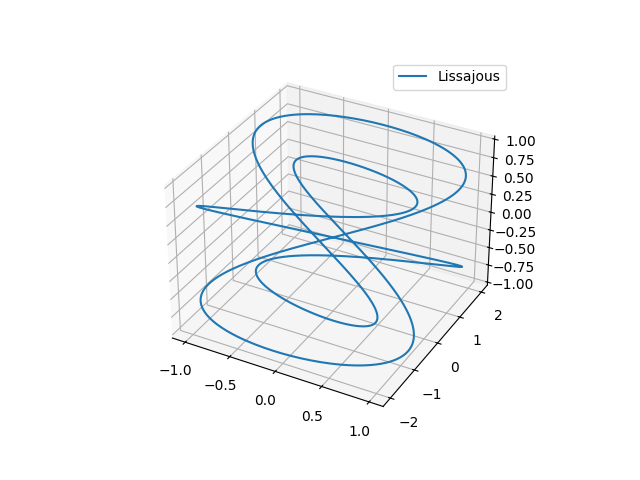

The Python source for this figure:
from math import pi, sin

import matplotlib.pyplot as plt
import numpy as np

nmax = 1000 # pocet kroku
ax = 1 # amplituda x
ay = 2 # amplituda y
az = 1 # amplituda z
fx = 5 # frekvence x
fy = 3 # frekvence y
fz = 2 # frekvence z
phx = 0 # faze x
phy = 0 # faze y
phz = 0 # faze z
tmin = 0 # startovaci cas
tmax = 2*pi # koncovy cas
#filename = 'Lissajous.dat'
xdata=np.zeros(nmax+1)
ydata=np.zeros(nmax+1)
zdata=np.zeros(nmax+1)

#f = open(filename,'w')
for n in range(0,nmax+1):
    t = tmin + n*(tmax-tmin)/nmax
    x = ax*sin(fx*t+phx)
    y = ay*sin(fy*t+phy)
    z = az*sin(fz*t)+phz
    xdata[n]=x
    ydata[n]=y
    zdata[n]=z
    #print(f'{x:8.4f} {y:8.4f} {z:8.4f}', file=f)
ax = plt.figure().add_subplot(projection='3d')
ax.plot(xdata,ydata,zdata,label='Lissajous')
ax.legend()
plt.show()
#f.close()
